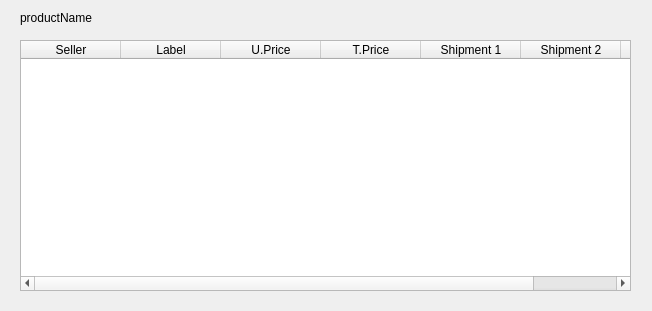
<?xml version="1.0" encoding="UTF-8"?>
<ui version="4.0">
 <class>Widget</class>
 <widget class="QWidget" name="Widget">
  <property name="geometry">
   <rect>
    <x>0</x>
    <y>0</y>
    <width>652</width>
    <height>311</height>
   </rect>
  </property>
  <property name="windowTitle">
   <string>Widget</string>
  </property>
  <widget class="QTableWidget" name="sellerBoard">
   <property name="geometry">
    <rect>
     <x>20</x>
     <y>40</y>
     <width>611</width>
     <height>251</height>
    </rect>
   </property>
   <column>
    <property name="text">
     <string>Seller</string>
    </property>
   </column>
   <column>
    <property name="text">
     <string>Label</string>
    </property>
   </column>
   <column>
    <property name="text">
     <string>U.Price</string>
    </property>
   </column>
   <column>
    <property name="text">
     <string>T.Price</string>
    </property>
   </column>
   <column>
    <property name="text">
     <string>Shipment 1</string>
    </property>
   </column>
   <column>
    <property name="text">
     <string>Shipment 2</string>
    </property>
   </column>
   <column>
    <property name="text">
     <string>Qty</string>
    </property>
   </column>
  </widget>
  <widget class="QLabel" name="productLabel">
   <property name="geometry">
    <rect>
     <x>20</x>
     <y>10</y>
     <width>571</width>
     <height>16</height>
    </rect>
   </property>
   <property name="text">
    <string>productName</string>
   </property>
  </widget>
 </widget>
 <resources/>
 <connections/>
</ui>
